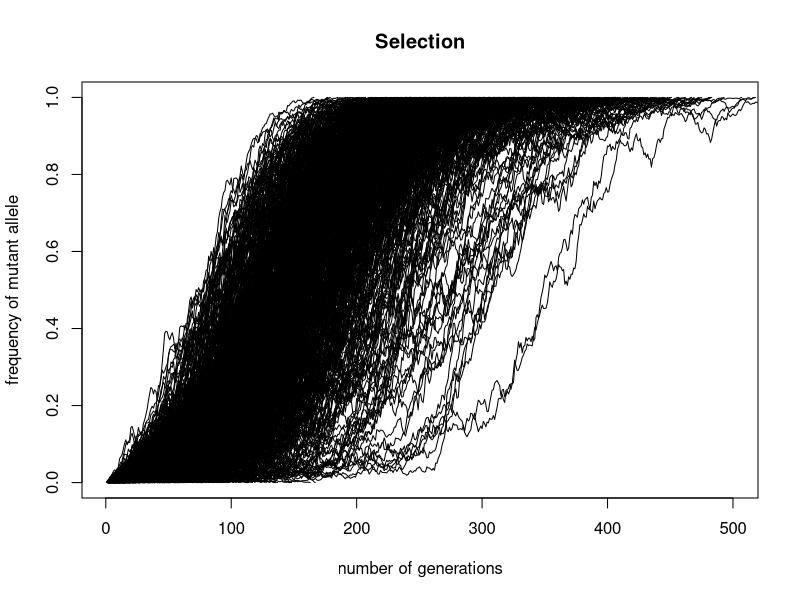
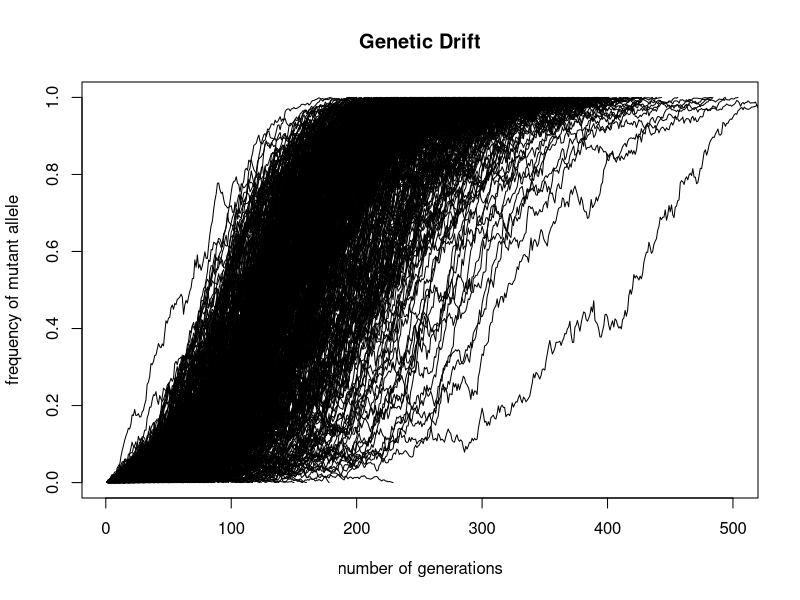

Reproduce these figures in R, in order. (Note: a time limit stopped this script after it produced the figures.)
#########Number 1##############
initialpop = c(1)
for(i in 1:999){
  initialpop = c(initialpop, 0)
}
newinput = initialpop  #creates initial population of 1,000 with 1 mutant

nextGeneration = function(inputpop){ #function to return the next generation based on the input population
  biasedChancesVector = numeric(length(inputpop))
  for(i in 1:length(inputpop)){ ### creating vector containing biased chances of different selection rates for mutant vs wt
    if(inputpop[i] == 0){
      biasedChancesVector[i] = 0.97
    }
    else{
      biasedChancesVector[i] = 1
    }
  }
  
  nextgen = sample(inputpop, size = 1000, replace = TRUE, prob = biasedChancesVector)
  return(nextgen)
}

fixSelection = function(newinput){    
  mutationfreq = c(sum(newinput)/1000)    ###initialize vector to store frequency of mutant in population, with the initial mut freq recorded. 
  for(i in 1:100000){
    x = nextGeneration(newinput)
    newinput = x    ###uses temp variable x to allow the output of nextGeneration to become input of next iteration of nextGeneration
    mutationfreq = c(mutationfreq, (sum(newinput)/1000))     ###adds frequency of mutant to vector; should be down after the sampling process. 
    if(sum(x) == 0 | sum(x) > 999){      ###if statement to check for fixation
      return(mutationfreq)
      break
    }
  }
}  
#fixSelection(newinput)
###plots selection graph
plot(0, type='n',xlab="number of generations", ylab="frequency of mutant allele", ylim=c(0,1),xlim=c(1,500), main="Selection")
for(i in 1:10000){
  temp = fixSelection(newinput)
  lines(temp)
}

nextGenNoBias = function(newinput){
  mutantfreq = c(sum(newinput)/1000)
  for(i in 1:10000){
    x = sample(newinput, size = 1000, replace = TRUE)
    newinput = x
    mutantfreq = c(mutantfreq, (sum(newinput)/1000))
    if(sum(x) == 0 | sum(x) == 1000){
      return(mutantfreq)
      break
    }
  }
}

fixGenDrift = function(newinput){    
  mutantfreq = c(sum(newinput)/1000)
  while(sum(newinput) != 0 & sum(newinput) != 1000){
    x = nextGeneration(newinput)
    newinput = x
    mutantfreq = c(mutantfreq, (sum(newinput)/1000))
  }
  return(mutantfreq)
}

###plots genetic drift graph
plot(0, type='n',xlab="number of generations", ylab="frequency of mutant allele", ylim=c(0,1),xlim=c(1,500), main="Genetic Drift")
for(i in 1:10000){
  temp = fixSelection(newinput)
  lines(temp)
}


#########Number 2#############
popsize = seq(from = 10, to = 100, by = 10)
selectionstrength = seq(from = 0.005, to = 0.05, by = 0.005)


selection = function(popsize, selectionstrength){
  input = c(1)
  for(i in 1:(popsize-1)){
    input = c(input, 0)
  }
  
  mutantfreq = c() 
  for(i in 1:100000){
    biasedChancesVector = numeric(length(input))
    for(i in 1:length(input)){ 
      if(input[i] == 0){
        biasedChancesVector[i] = (1 - selectionstrength)
      }
      else{
        biasedChancesVector[i] = 1
      }
    }
    nextGen = sample(input, size = length(input), replace = TRUE, prob = biasedChancesVector)
    input = nextGen    ###uses temp variable x to allow the output of nextGeneration to become input of next iteration of nextGeneration
    mutantfreq = c(mutantfreq, sum(nextGen)/length(nextGen))    
    if(sum(nextGen) == 0 | sum(nextGen) == popsize){      ###if statement to check for fixation
      return(mutantfreq)
      break
    }
  }
}

avgGensToMutantFixation = function(popsize, selectionstrength){
  gens = c()
  for(x in 1:10000){
    vec = selection(popsize, selectionstrength)
    if(vec[length(vec)] == 1){
      gens = c(gens, length(vec))
    }
  }
  return(sum(gens)/length(gens))
}
### below plots average number of generations to reach fixation against selection strength for each population size in a selected mutation simulation


plot(0, type='n', xlab='avg gens to mutant fixation', ylab='selection strength', ylim = c(0,0.05), xlim=c(1,250), main="Selected Mutation")
vec = c()
for(i in popsize){
  xtemp = c()
  ytemp = c()
  for(j in selectionstrength){
    vec = avgGensToMutantFixation(i, j)
    xtemp = c(xtemp, vec)
    ytemp = c(ytemp, j)
  }
  lines(xtemp, ytemp)
}


####below is the plot for no selection bias
neutralVec = c()
yvals = c()
for(i in popsize){
    vec = avgGensToMutantFixation(i, 0)
    neutralVec = c(neutralVec, vec)
    yvals = c(yvals, 0)
}
plot(neutralVec, yvals, xlab='avg gens to mutant fixation', ylab='selection strength', main='Neutral Mutation', ylim=c(-0.05,0.05))
